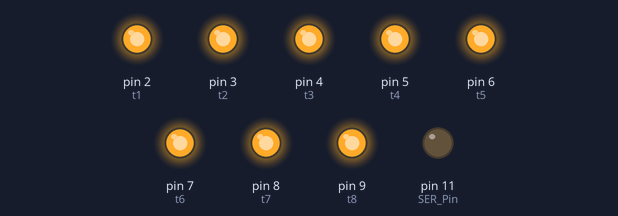
A sketch run on a simulated Arduino Uno, built with avr-gcc and run on an emulated ATmega328P. On the bench: output pins drawn as LEDs (lit = HIGH). Random numbers use the default seed unless the sketch sets one; pins used as bus, display or sensor lines are not drawn.

Above: at 0.1 s.
Timing chart, 0 to 1.6 s (numbered marks = the images above):
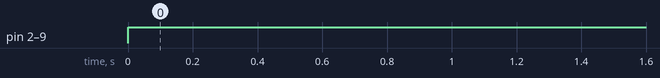

Measured:
- by itself, pin 2 (t1), pin 3 (t2), pin 4 (t3), pin 5 (t4), pin 6 (t5), pin 7 (t6), pin 8 (t7), pin 9 (t8): LOW → HIGH at 0.00 s

The sketch:

main.ino
```cpp
int SER_Pin = 11;   //pin 14 on the 75HC595 data
int RCLK_Pin = 10;  //pin 12 on the 75HC595 latch
int SRCLK_Pin = 13; //pin 11 on the 75HC595 clock
int pushbutton = 0;

//How many of the shift registers - change this
#define number_of_74hc595s 8

//Referentes as entradas do arduino que controlam as layers
#define t1 2
#define t2 3
#define t3 4
#define t4 5
#define t5 6
#define t6 7
#define t7 8
#define t8 9

//do not touch
#define numOfRegisterPins number_of_74hc595s * 8

boolean registers[numOfRegisterPins];

int animCount = 0;

void setup(){
  pinMode(SER_Pin, OUTPUT);
  pinMode(RCLK_Pin, OUTPUT);
  pinMode(SRCLK_Pin, OUTPUT);
  pinMode(t1, OUTPUT);
  pinMode(t2, OUTPUT);
  pinMode(t3, OUTPUT);
  pinMode(t4, OUTPUT);
  pinMode(t5, OUTPUT);
  pinMode(t6, OUTPUT);
  pinMode(t7, OUTPUT);
  pinMode(t8, OUTPUT);
  Serial.begin(9600);

  //reset all register and layer pins
  clearLayers();
  clearRegisters();
  writeRegisters();

  pinMode(pushbutton, INPUT_PULLUP);
}

//set all register pins to LOW
void clearRegisters(){
  for(int i = numOfRegisterPins - 1; i >=  0; i--){
     registers[i] = LOW;
  }
}

//set all register pins to HIGH
void lightAllRegisters(){
  for(int i = numOfRegisterPins - 1; i >=  0; i--){
     registers[i] = HIGH;
  }
}

//set all layer pins to LOW
void clearLayers(){
  for(int i = 2; i < 10; i++){
     digitalWrite(i, LOW);
  }
}

//set all layer pins to HIGH
void lightAllLayers(){
  for(int i = 2; i < 10; i++){
     digitalWrite(i, HIGH);
  }
}


//Set and display registers
//Only call AFTER all values are set how you would like (slow otherwise)
void writeRegisters(){

  digitalWrite(RCLK_Pin, LOW);

  for(int i = numOfRegisterPins - 1; i >=  0; i--){
    digitalWrite(SRCLK_Pin, LOW);

    int val = registers[i];

    digitalWrite(SER_Pin, val);
    digitalWrite(SRCLK_Pin, HIGH);

  }
  digitalWrite(RCLK_Pin, HIGH);

}

//set an individual pin HIGH or LOW
void setRegisterPin(int index, int value){
  registers[index] = value;
}

int nextAnimation(int count){
  if(count == 3)
    return 0;
  else{
    count++;
    return count;
  }
}

void loop(){
lightAllLayers();
}

void turnOffAnimations(){
  clearRegisters();
  writeRegisters();
  clearLayers();
}

//Reproduz a animação de scanner, direçoes aleatórias
void ScanAnimation(){
  int side = random(0,7);

  switch (side) {
  case 1:
      frontToBack(0);
    break;
  case 2:
      backToFront(56);
    break;
  case 3:
      topToBot();
    break;
  case 4:
      botToTop();
    break;
  case 5:
      leftToRight(0);
    break;
  case 6:
      rightToLeft(7);
    break;
  default:
    // statements
    break;
  }
  clearRegisters();
  writeRegisters();
  clearLayers();
}

//Reproduz a animação de chuva com 3 colunas de leds simultaneamente
void RainAnimation(){
  int columns[3];
  for(int i = 0; i < 3; i++){
    columns[i] = random(0,64);
  }

  for(int i = 0; i < 3; i++){
    setRegisterPin(columns[i], HIGH);
  }
  writeRegisters();

  for(int i = t8; i >= t1 - 1; i--){
    digitalWrite(i, HIGH);
    digitalWrite(i + 1, LOW);
    digitalWrite(i - 1, LOW);
    delay(50);
  }

  for(int i = 0; i < 3; i++){
    setRegisterPin(columns[i], LOW);
  }
  writeRegisters();
}

//Reproduz a animação de cubo expandindo e contraindo com um determinado intervalo
void ExpandAnimation(int delayTime){
    CubeExpanding(t5, t4, 36, 35, 28, 27, delayTime);
    delay(delayTime);
    CubeShrinking(t8, t1,63,56,7,0, delayTime);
  }

//Funções auxiliares da animação de expansão
void CubeExpanding(int topLayer, int botLayer,int supEsq, int supDir, int infEsq, int infDir, int delayTime){

  if(supEsq < 64){
    digitalWrite(topLayer,HIGH);
    digitalWrite(botLayer,HIGH);
    setRegisterPin(supDir,HIGH);
    setRegisterPin(supEsq,HIGH);
    setRegisterPin(infDir,HIGH);
    setRegisterPin(infEsq,HIGH);
    writeRegisters();

    for(int i = infDir; i < infEsq; i++){
      setRegisterPin(i,HIGH);
    }

    for(int i = infEsq; i < supEsq;){
      setRegisterPin(i,HIGH);
      i = i + 8;
    }

    for(int i = supDir; i < supEsq; i++){
      setRegisterPin(i,HIGH);
    }

    for(int i = infDir; i < supDir;){
      setRegisterPin(i,HIGH);
      i = i + 8;
    }

    writeRegisters();
    delay(delayTime);
    CubeExpanding(topLayer + 1, botLayer - 1, supEsq + 9, supDir + 7, infEsq - 7, infDir - 9, delayTime);
  }
}

void CubeShrinking(int topLayer, int botLayer,int supEsq, int supDir, int infEsq, int infDir, int delayTime){

  if(supEsq > 36){
    setRegisterPin(supDir,LOW);
    setRegisterPin(supEsq,LOW);
    setRegisterPin(infDir,LOW);
    setRegisterPin(infEsq,LOW);
    writeRegisters();

    for(int i = infDir; i < infEsq; i++){
      setRegisterPin(i,LOW);
    }

    for(int i = infEsq; i < supEsq;){
      setRegisterPin(i,LOW);
      i = i + 8;
    }

    for(int i = supDir; i < supEsq; i++){
      setRegisterPin(i,LOW);
    }

    for(int i = infDir; i < supDir;){
      setRegisterPin(i,LOW);
      i = i + 8;
    }

    writeRegisters();
    digitalWrite(botLayer, LOW);
    digitalWrite(topLayer, LOW);
    delay(delayTime);
    CubeShrinking(topLayer - 1, botLayer + 1, supEsq - 9, supDir - 7, infEsq + 7, infDir + 9, delayTime);
  }
}

//Funções auxiliares da animação de scanner
void backToFront(int startingPoint){
  clearRegisters();
  writeRegisters();
  lightAllLayers();
  if(startingPoint >= 0){
    for(int i = startingPoint; i < startingPoint + 8; i++){
      setRegisterPin(i, HIGH);
    }
    writeRegisters();
    delay(100);
    backToFront(startingPoint - 8);
  }
}

void frontToBack(int startingPoint){
  clearRegisters();
  writeRegisters();
  lightAllLayers();
  if(startingPoint < 64){
    for(int i = startingPoint; i < startingPoint + 8; i++){
      setRegisterPin(i, HIGH);
    }
    writeRegisters();
    delay(100);
    frontToBack(startingPoint + 8);
  }
}

void rightToLeft(int startingPoint){
  clearRegisters();
  writeRegisters();
  lightAllLayers();
  if(startingPoint >= 0){
    for(int i = startingPoint; i < 64;){
      setRegisterPin(i, HIGH);
      i = i+8;
    }
    writeRegisters();
    delay(100);
    rightToLeft(startingPoint - 1);
  }
}

void leftToRight(int startingPoint){
  clearRegisters();
  writeRegisters();
  lightAllLayers();
  if(startingPoint < 8){
    for(int i = startingPoint; i < 64;){
      setRegisterPin(i, HIGH);
      i = i+8;
    }
    writeRegisters();
    delay(100);
    leftToRight(startingPoint + 1);
  }
}

void topToBot(){
  lightAllRegisters();
  writeRegisters();

  for(int i = t8; i >= t1 - 1; i--){
    digitalWrite(i, HIGH);
    digitalWrite(i + 1, LOW);
    digitalWrite(i - 1, LOW);
    delay(100);
  }
  clearRegisters();
  writeRegisters();
  clearLayers();
}

void botToTop(){
  lightAllRegisters();
  writeRegisters();

  for(int i = t1; i <= t8 + 1; i++){
    digitalWrite(i, HIGH);
    digitalWrite(i + 1, LOW);
    digitalWrite(i - 1, LOW);
    delay(100);
  }
  clearRegisters();
  writeRegisters();
  clearLayers();
}

//Inútil?
void Around(){
  digitalWrite(t1,HIGH);

  for(int i = 7; i < 64;){
    setRegisterPin(i,HIGH);
    writeRegisters();
    setRegisterPin(i - 8,LOW);
    writeRegisters();

    i = i + 8;
  }

  for(int i = 2; i < 10; i++){
    digitalWrite(i,HIGH);
    delay(1);
    digitalWrite(i,LOW);
  }

  digitalWrite(t8,HIGH);
  for(int i = 63; i > 0;){
    setRegisterPin(i,HIGH);
    writeRegisters();
    setRegisterPin(i,LOW);
    writeRegisters();

    i = i - 8;
  }

  setRegisterPin(7,HIGH);
  writeRegisters();

  for(int i = 9; i >= 2; i--){
    digitalWrite(i,HIGH);
    delay(1);
    digitalWrite(i,LOW);
  }
}
```
